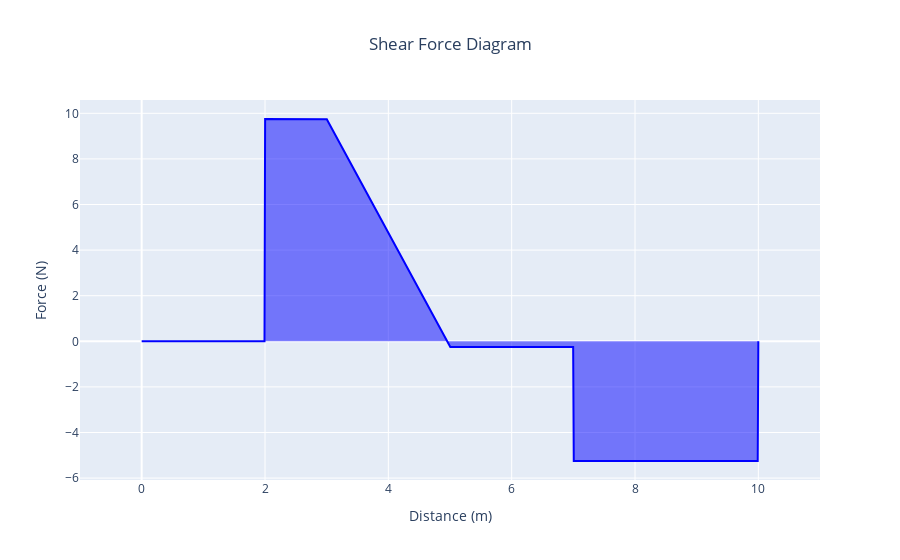
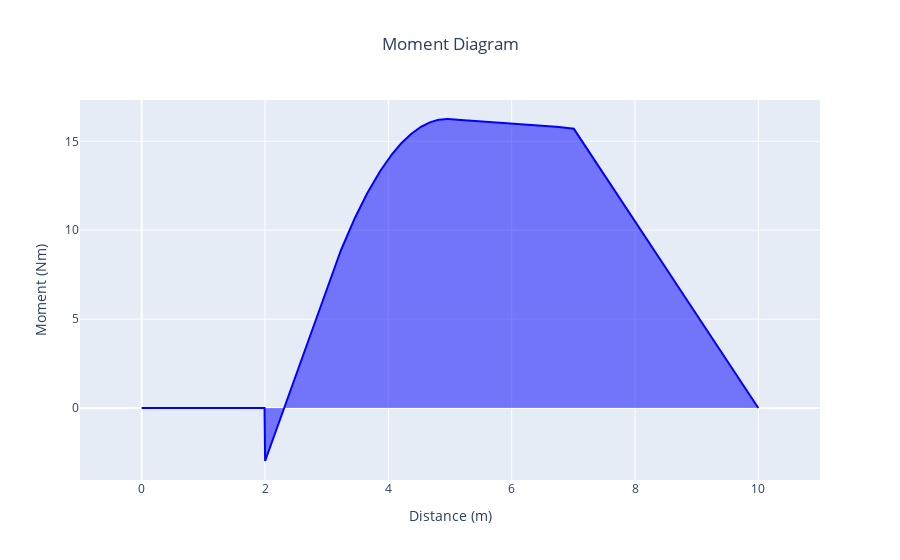

These figures' notebook cell, in order:
### Markdown cell above
#### Beams can also be constructed from scratch by intializing a beam object and building it feature by feature.

### Code cell
from BeamSolver import Supported_Beam
scratch_beam = Supported_Beam(length=10,height=2)
scratch_beam.fixed_support(name = 'S1',position= 2)
scratch_beam.roller_support(name = 'S2',position= 10)
scratch_beam.point_force(name= 'F1', position = 7, magnitude= 5)
scratch_beam.moment(name='M1', position=2, magnitude = 3)
scratch_beam.uniform_load(name = 'L1',start = 3,end = 5, distributed_load = 5)
scratch_beam.diagrams()

### Figure 1 — Plotly figure (JSON) as saved in the notebook; plotly's stock layout.template omitted (floating-point values rounded to 4 significant figures; data arrays with more than 128 entries replaced by an {"elided": "..."} marker saying what was removed)
{"data": [{"fill": "tozeroy", "fillcolor": "light blue", "line": {"color": "blue"}, "mode": "lines", "name": "Shear Force", "type": "scatter", "x": {"elided": "1000 float values"}, "y": {"elided": "1000 float values"}}], "layout": {"title": {"text": "Shear Force Diagram", "x": 0.5}, "xaxis": {"range": [-1, 11], "title": {"text": "Distance (m)"}}, "yaxis": {"title": {"text": "Force (N)"}}}}

### Figure 2 — Plotly figure (JSON) as saved in the notebook; plotly's stock layout.template omitted (floating-point values rounded to 4 significant figures; data arrays with more than 128 entries replaced by an {"elided": "..."} marker saying what was removed)
{"data": [{"fill": "tozeroy", "fillcolor": "light blue", "line": {"color": "blue"}, "mode": "lines", "name": "Shear Force", "type": "scatter", "x": {"elided": "1000 float values"}, "y": {"elided": "1000 float values"}}], "layout": {"title": {"text": "Moment Diagram", "x": 0.5}, "xaxis": {"range": [-1, 11], "title": {"text": "Distance (m)"}}, "yaxis": {"title": {"text": "Moment (Nm)"}}}}
